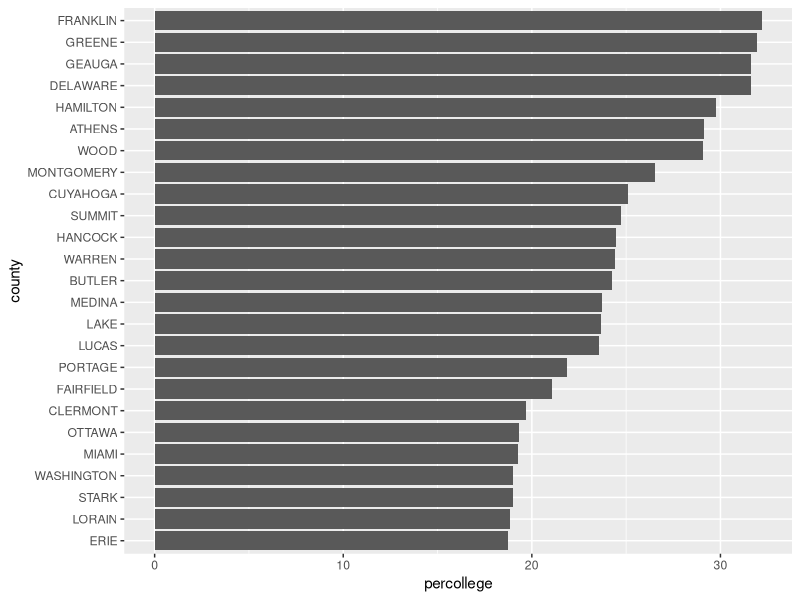
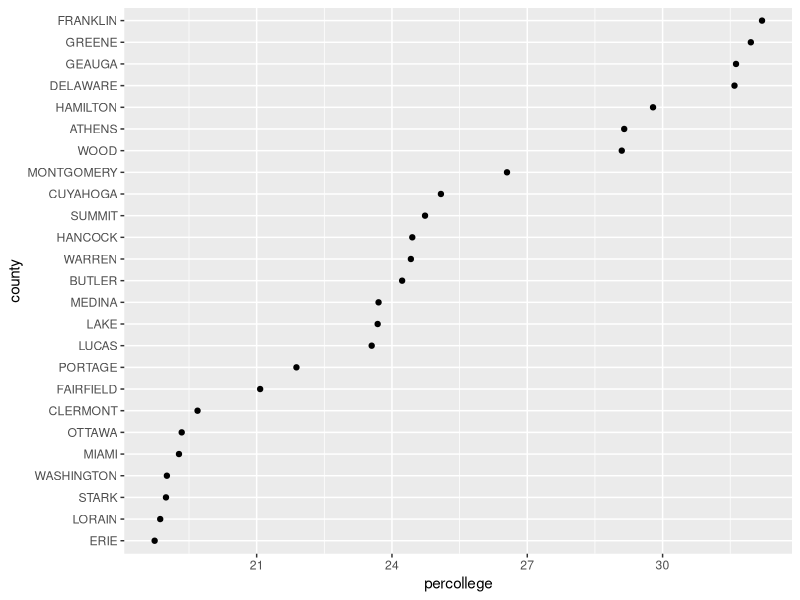
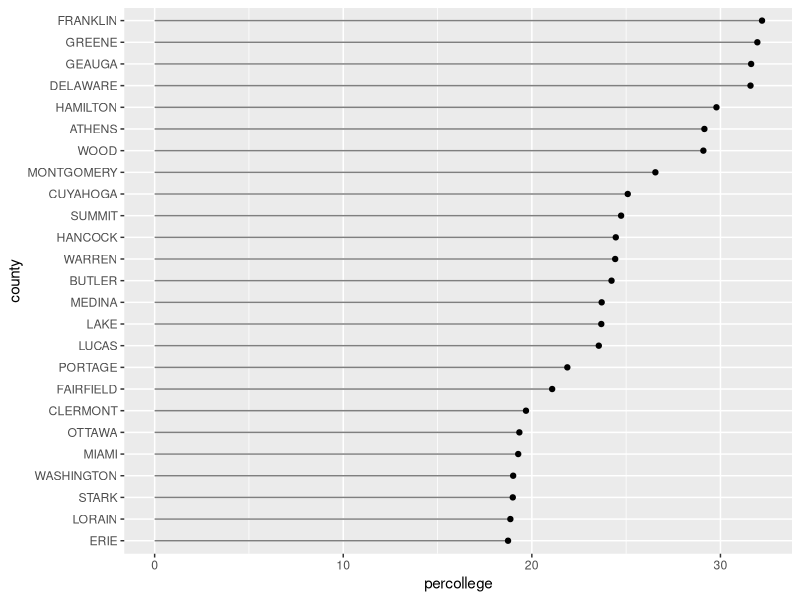
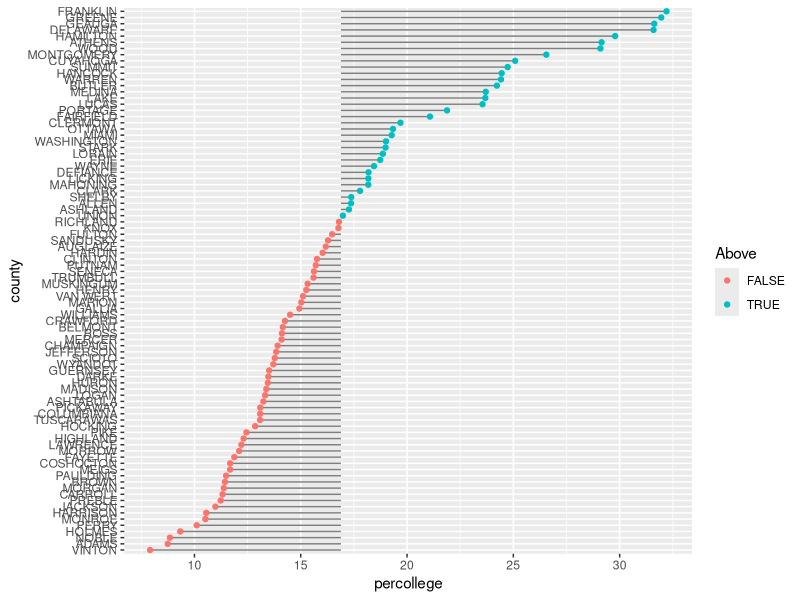
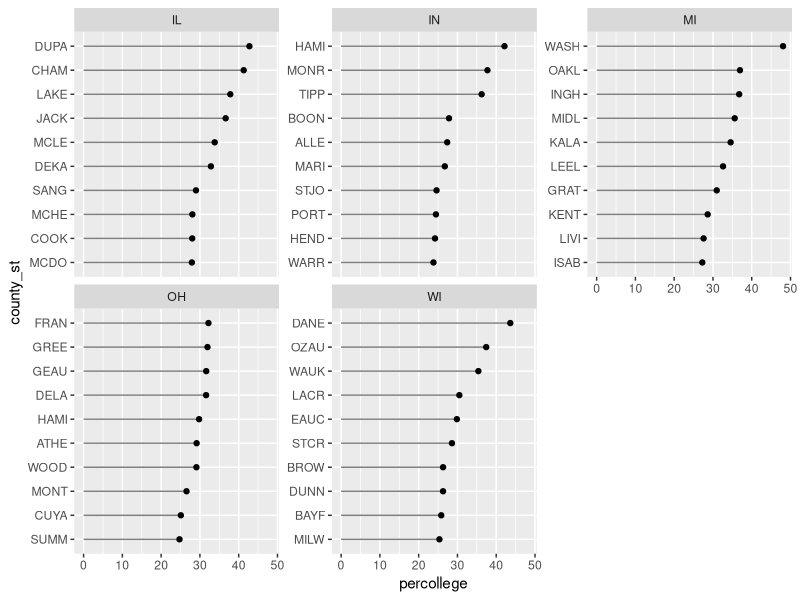
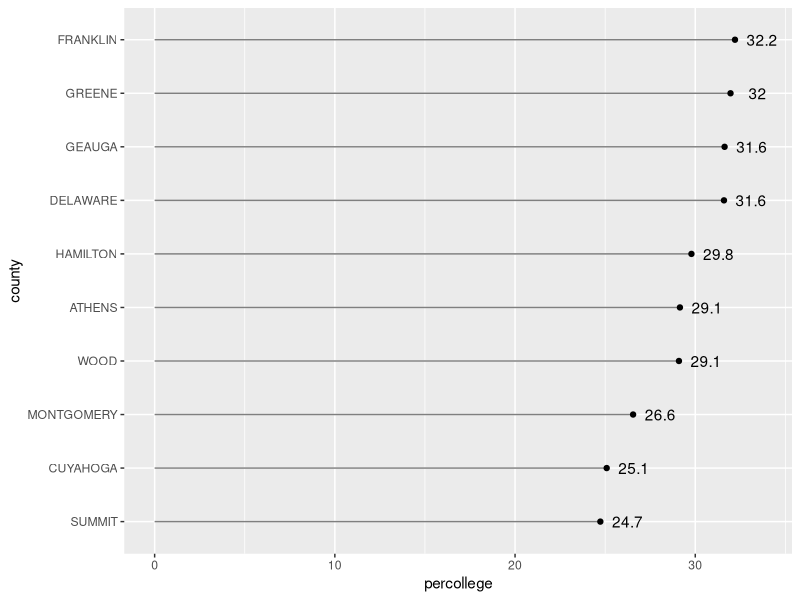
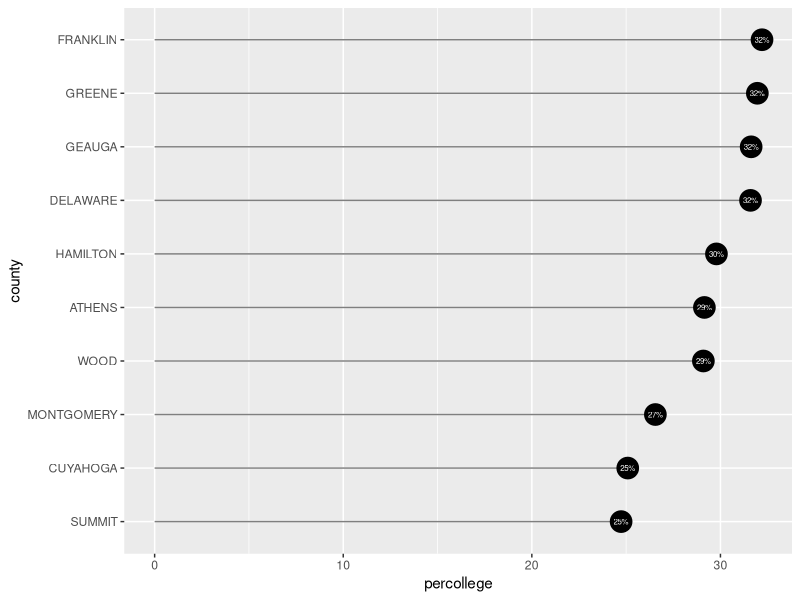

Recreate these plots in R, in order.
## ---- chunk 1
library(dplyr)          # for data manipulation
library(tidyr)
library(ggplot2)        # for generating the visualizations
## ---- chunk 2
library(gridExtra)
## ---- chunk 3
head(midwest)
## ---- chunk 4
ohio_top25 <- midwest %>%
        filter(state == "OH") %>%
        select(county, percollege) %>%
        arrange(desc(percollege)) %>%
        top_n(25) %>%
        arrange(percollege) %>%
        mutate(county = factor(county, levels = .$county))
## ---- chunk 5
# bar chart
ggplot(ohio_top25, aes(county, percollege)) +
        geom_bar(stat = "identity") +
        coord_flip()
## ---- chunk 6
# dot plot
ggplot(ohio_top25, aes(percollege, county)) +
        geom_point()
## ---- chunk 7
# lollipop chart
ggplot(ohio_top25, aes(percollege, county)) +
         geom_segment(aes(x = 0, y = county, xend = percollege, yend = county), color = "grey50") +
        geom_point()
## ---- chunk 8
ohio <- midwest %>%
        filter(state == "OH") %>%
        select(county, percollege) %>%
        arrange(percollege) %>%
        mutate(Avg = mean(percollege, na.rm = TRUE),
               Above = ifelse(percollege - Avg > 0, TRUE, FALSE),
               county = factor(county, levels = .$county))

head(ohio)
## ---- chunk 9
ggplot(ohio, aes(percollege, county, color = Above)) +
        geom_segment(aes(x = Avg, y = county, xend = percollege, yend = county), color = "grey50") +
        geom_point()
## ---- chunk 10
top10 <- midwest %>%
        select(state, county, percollege) %>%
        group_by(state) %>%
        arrange(desc(percollege)) %>%
        top_n(10) %>%
        arrange(percollege) %>%
        unite(county_st, county, state, remove = FALSE) %>%
        mutate(county_st = factor(county_st, levels = .$county_st))

head(top10)
## ---- chunk 11
ggplot(top10, aes(percollege, county_st)) +
         geom_segment(aes(x = 0, y = county_st, xend = percollege, yend = county_st), color = "grey50") +
        geom_point() +
        scale_y_discrete(labels = abbreviate) +
        facet_wrap(~ state, scales = "free_y")
## ---- chunk 12
OH_top10 <- midwest %>%
        select(state, county, percollege) %>%
        filter(state == "OH") %>%
        arrange(desc(percollege)) %>%
        top_n(10) %>%
        arrange(percollege) %>%
        mutate(county = factor(county, levels = .$county))

ggplot(OH_top10, aes(percollege, county, label = round(percollege, 1))) +
         geom_segment(aes(x = 0, y = county, xend = percollege, yend = county), color = "grey50") +
        geom_point() +
        geom_text(nudge_x = 1.5)
## ---- chunk 13
ggplot(OH_top10, aes(percollege, county, label = paste0(round(percollege, 0), "%"))) +
         geom_segment(aes(x = 0, y = county, xend = percollege, yend = county), color = "grey50") +
        geom_point(size = 7) +
        geom_text(color = "white", size = 2)
